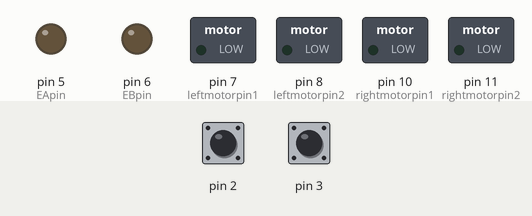
This sketch was run on a simulated Arduino Uno, built with avr-gcc and run on an emulated ATmega328P. Shown: switched loads named in the sketch (green lamp = pin HIGH), output pins drawn as LEDs (lit = HIGH). The inputs (shaded band) are chosen by the test bench; at power-on: pin 2 HIGH, pin 3 HIGH. The modem accepts every AT command (registered, SIM ready, sends succeed) and sends nothing else; what the sketch prints to the serial monitor is not drawn.

Above: at 0.1 s.
At 16.1 s:
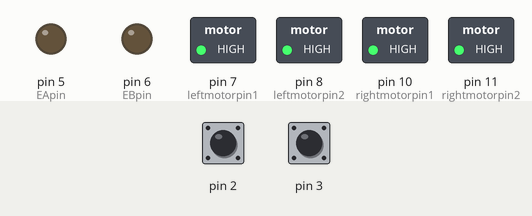
Timing chart, 0 to 17.6 s (numbered marks = the images above):
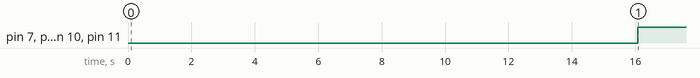

The sketch:

sketch_Feb15a.ino
```cpp
#define DEBUG 0    // set to 1 to print to serial monitor, 0 to disable

#include <SoftwareSerial.h>
SoftwareSerial BT(4, 9); // 接收, 传送，程序中2为RX需要接esp8266的TXD,9为TX，需要接esp8266的RX。

//Places to declare functions
void forwards(int forward_spped);
void backwards(int back_speed);
void leftwards(int left_speed);
void rightwards(int right_speed);
void stops();
void try_speed_cal();
void speed_cal();

// Constants to initialize wifi mode
int init_stage = 0;
char wifi_answer[8];
char oneline[20];
char convert_command[9];
char* wifi_command_set[] = {"AT\r\n",
                            "AT+CWMODE=3\r\n",
                            "AT+CWJAP=\"hobot_ad\",\"0123456789\"\r\n",
                            "AT+CIFSR\r\n",
                            "AT+CIPMUX=1\r\n",
                            "AT+CIPSERVER=0\r\n",
                            "AT+CIPSTART=1,\"TCP\",\"192.168.1.101\",8080\r\n",
                            "AT+CIPSEND=1,4\r\n",
                            "Car3"};
// if want to change baudrate, use command: "AT+UART=38400,8,1,0,0\r\n"

// Constants to detemine command: "c3+w255q\r\n"
char instruction_head = 'c';
int init_car_num = 3;
int received_car_num = 0;
char instruction_parity = 'q'; // quit
char command;
char speed_level_ch[3];
int speed_level = 0;
int speed_level_in_range = 0;
char tmp_ch;

// speed track
unsigned int motor1=0;   //计左电机码盘脉冲值
unsigned int motor2=0;   //计右电机码盘脉冲值
unsigned int motor1_last=0;   //计左电机码盘脉冲值
unsigned int motor2_last=0;   //计右电机码盘脉冲值
float left_speed = 0.00;
float right_speed = 0.00;

//Super Simple Timer
const long aaEvery = 100;  // 100 milli seconds
unsigned long aaUp;  //  最後剛做過 speed_cal() 的時間


// Pin Constants
const int EApin = 5; //motor driver enable: analong Write to control speed
const int EBpin = 6; //motor driver enable: analong Write to control speed
const int leftmotorpin1 = 7; // 直流电机信号输出
const int leftmotorpin2 = 8;
const byte rightmotorpin1 = 10;
const byte rightmotorpin2 = 11;


void setup() {
  // put your setup code here, to run once:
  Serial.begin(38400); // 开始串行监测
  Serial.println("BT is ready!");
  // esp8266默认，115200, but arduino R3 only provide 57600bps at muximum
  // details: https://www.arduino.cc/en/Reference/SoftwareSerial
  BT.begin(38400);

  aaUp = millis( );


  //信号输出接口
  for (int pinindex = 5; pinindex < 12; pinindex++) {
    pinMode(pinindex, OUTPUT); // set pins 5 to 11 as outputs
  }

  pinMode(3, INPUT_PULLUP);
  pinMode(2, INPUT_PULLUP);
  attachInterrupt(digitalPinToInterrupt(2), left_motor, RISING);
  attachInterrupt(digitalPinToInterrupt(3), right_motor,RISING);

  int wifi_init_success = wifi_init();
  Serial.println("Initialization success.");
}

void loop() {
  try_speed_cal();

  // read in 20 characters buffer
  for(int i=0; i<20; i++){
    if(BT.available()){
      oneline[i] = BT.read();
    }
  }


  // use the command format to convert the command, pack up the command into "convert_command"
  int j = 0;
  for(int i=0; i<20; i++){
    if(oneline[i] == 'c'){
      j = i;
      break;
    }
  }

  for(int i = 0; i<8; i++){
    convert_command[i] = oneline[j+i];
  }
  convert_command[8]=0;
  //Serial.write("command:");
  //Serial.write(convert_command);
  //Serial.write("\n");


  //
  if(convert_command[7] == 'q'){
      //Serial.write("command is:");
      //Serial.write(convert_command);
      received_car_num = convert_command[1]-48;
      command = convert_command[3];
      speed_level = (convert_command[4]-48)*100 + (convert_command[5]-48)*10 + convert_command[6] -48;
      if (speed_level >= 0 && speed_level < 256){
          Serial.print("speed_level:");
          Serial.print(speed_level);
          Serial.write("\n");
          speed_level_in_range = 1;
      }
  }

  Serial.print("left motor:");
  Serial.print(motor1);
  Serial.print("\tright motor:");
  Serial.println(motor2);
  Serial.print("left motor_last:");
  Serial.print(motor1_last);
  Serial.print("\tright motor_last:");
  Serial.println(motor2_last);


  //Serial.println();
  //Serial.print(speed_level_in_range);

  // put your main code here, to run repeatedly:

      if( command == 'w' && speed_level_in_range == 1){
          forwards(speed_level);
          delay(30);
          command = 'q';
          speed_level = 0;
      }
      else if( command == 's' && speed_level_in_range == 1){
          backwards(speed_level);
          delay(30);
          command = 'q';
          speed_level = 0;
      }
      else if( command == 'a' && speed_level_in_range == 1){
          leftwards(speed_level);
          delay(30);
          command = 'q';
          speed_level = 0;
      }
      else if( command == 'd' && speed_level_in_range == 1){
          rightwards(speed_level);
          delay(30);
          command = 'q';
          speed_level = 0;
      }
      else{
          stops();
      }

      for(int i=0; i<20; i++){
          oneline[i] = 0;
      }
}

//前进
void forwards(int forward_speed){
  //running = true;
  analogWrite(EApin, forward_speed);
  analogWrite(EBpin, forward_speed);
  digitalWrite(leftmotorpin1, HIGH);
  digitalWrite(leftmotorpin2, LOW);
  digitalWrite(rightmotorpin1, HIGH);
  digitalWrite(rightmotorpin2, LOW);
  return ;
}

//后退
void backwards(int back_speed){
  //running = true;
  analogWrite(EApin, back_speed);
  analogWrite(EBpin, back_speed);
  digitalWrite(leftmotorpin1, LOW);
  digitalWrite(leftmotorpin2, HIGH);
  digitalWrite(rightmotorpin1, LOW);
  digitalWrite(rightmotorpin2, HIGH);
  return ;
}

//左转
void leftwards(int left_speed){
   analogWrite(EApin, left_speed);
   analogWrite(EBpin, left_speed);
   digitalWrite(leftmotorpin1, HIGH);
   digitalWrite(leftmotorpin2, LOW);
   digitalWrite(rightmotorpin1, LOW);
   digitalWrite(rightmotorpin2, HIGH);
   return ;
}


//右转
void rightwards(int right_speed){
   analogWrite(EApin, right_speed);
   analogWrite(EBpin, right_speed);
   digitalWrite(leftmotorpin1, LOW);
   digitalWrite(leftmotorpin2, HIGH);
   digitalWrite(rightmotorpin1, HIGH);
   digitalWrite(rightmotorpin2, LOW);
   return ;
}

void stops(){
  //running = false;
  analogWrite(EApin, 0);
  analogWrite(EBpin, 0);
  digitalWrite(leftmotorpin1,HIGH);
  digitalWrite(leftmotorpin2, HIGH);
  digitalWrite(rightmotorpin1, HIGH);
  digitalWrite(rightmotorpin2, HIGH);
  return ;
}

int wifi_init(){
  for (int i = 0; i < 8; i++){
      BT.write(wifi_command_set[i]);
      delay(2000);
      while(BT.available()){
      tmp_ch = BT.read();
      Serial.write(tmp_ch);
      }
   }

   BT.write(wifi_command_set[9]);
   for(int i=0; i<4; i++){
    wifi_answer[i] = BT.read();
   }
   if(wifi_answer[0] == 'C' && wifi_answer[1] == 'a' && wifi_answer[2] == 'r'&& wifi_answer[3] == '3'){
    init_stage = 1; // init success
   }
   return init_stage;
}

void left_motor()            //触发函数
{
  motor1++;
  if(motor1>=999)
    motor1=0;
}

void right_motor()            //触发函数
{
  motor2++;
  if(motor2>=999)
    motor2=0;
}

void try_speed_cal() {
  if(millis() - aaUp < aaEvery) return; // 時間還沒到
  speed_cal();  // 該吃藥囉 !
  aaUp = millis();

  Serial.print("left_speed (round/s):");
  Serial.print(left_speed);
  Serial.print("\tright_speed (round/s):");
  Serial.print(right_speed);
  Serial.print("\n");
}

void speed_cal(){
  if(motor1 < motor1_last){
    left_speed = float(((motor1+1000)-motor1_last)/(0.001*millis()-0.001*aaUp)/20.00);
  }
  else{
    left_speed = float(((motor1)-motor1_last)/(0.001*millis()-0.001*aaUp)/20.00);
  }

  if(motor2 < motor2_last){
    right_speed = float(((motor2+1000)-motor2_last)/(0.001*millis()-0.001*aaUp)/20.00);
  }
  else{
    right_speed = float(((motor2)-motor2_last)/(0.001*millis()-0.001*aaUp)/20.00);
  }
  motor1_last = motor1;
  motor2_last = motor2;
  Serial.print("aaUp:");
  Serial.print(aaUp);
  Serial.print("\t millis():");
  Serial.print(millis());
  Serial.print("\n");
  return;
}
```

Measured:
- by itself, pin 7 (leftmotorpin1), pin 8 (leftmotorpin2), pin 10 (rightmotorpin1), pin 11 (rightmotorpin2): LOW → HIGH at 16.1 s
